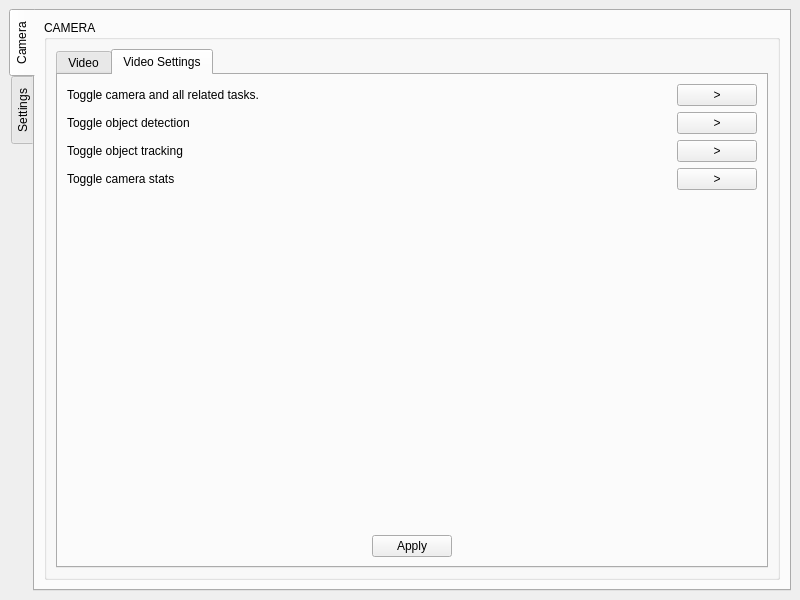
<?xml version="1.0" encoding="UTF-8"?>
<ui version="4.0">
 <class>MainWindow</class>
 <widget class="QMainWindow" name="MainWindow">
  <property name="geometry">
   <rect>
    <x>0</x>
    <y>0</y>
    <width>800</width>
    <height>600</height>
   </rect>
  </property>
  <property name="windowTitle">
   <string>MainWindow</string>
  </property>
  <widget class="QWidget" name="centralwidget">
   <layout class="QGridLayout" name="gridLayout">
    <item row="0" column="0">
     <widget class="QTabWidget" name="tabWidget">
      <property name="tabPosition">
       <enum>QTabWidget::West</enum>
      </property>
      <property name="currentIndex">
       <number>0</number>
      </property>
      <widget class="QWidget" name="tab_camera">
       <attribute name="title">
        <string>Camera</string>
       </attribute>
       <layout class="QGridLayout" name="gridLayout_2">
        <item row="0" column="0">
         <widget class="QGroupBox" name="groupBox">
          <property name="title">
           <string>CAMERA</string>
          </property>
          <layout class="QGridLayout" name="gridLayout_3">
           <item row="1" column="0">
            <widget class="QTabWidget" name="camera_tabs">
             <property name="currentIndex">
              <number>1</number>
             </property>
             <widget class="QWidget" name="camera_tab_1">
              <attribute name="title">
               <string>Video</string>
              </attribute>
              <layout class="QGridLayout" name="gridLayout_4">
               <item row="0" column="0">
                <layout class="QVBoxLayout" name="verticalLayout_4">
                 <item>
                  <widget class="QLabel" name="video_output_label">
                   <property name="sizePolicy">
                    <sizepolicy hsizetype="Expanding" vsizetype="Expanding">
                     <horstretch>0</horstretch>
                     <verstretch>0</verstretch>
                    </sizepolicy>
                   </property>
                   <property name="text">
                    <string/>
                   </property>
                  </widget>
                 </item>
                 <item>
                  <spacer name="verticalSpacer_2">
                   <property name="orientation">
                    <enum>Qt::Vertical</enum>
                   </property>
                   <property name="sizeType">
                    <enum>QSizePolicy::Minimum</enum>
                   </property>
                   <property name="sizeHint" stdset="0">
                    <size>
                     <width>20</width>
                     <height>40</height>
                    </size>
                   </property>
                  </spacer>
                 </item>
                 <item>
                  <layout class="QHBoxLayout" name="horizontalLayout_4">
                   <item>
                    <layout class="QVBoxLayout" name="verticalLayout_3">
                     <item>
                      <widget class="QLabel" name="compute_time_info_label">
                       <property name="text">
                        <string>Compute Time (us):</string>
                       </property>
                      </widget>
                     </item>
                     <item>
                      <widget class="QLabel" name="compute_time_label">
                       <property name="text">
                        <string>0</string>
                       </property>
                      </widget>
                     </item>
                    </layout>
                   </item>
                   <item>
                    <layout class="QVBoxLayout" name="verticalLayout">
                     <item>
                      <widget class="QLabel" name="people_inside_info_label">
                       <property name="text">
                        <string>People Inside:</string>
                       </property>
                      </widget>
                     </item>
                     <item>
                      <widget class="QLabel" name="people_inside_label">
                       <property name="text">
                        <string>0</string>
                       </property>
                      </widget>
                     </item>
                    </layout>
                   </item>
                   <item>
                    <layout class="QVBoxLayout" name="verticalLayout_2">
                     <item>
                      <widget class="QLabel" name="people_total_info_label">
                       <property name="text">
                        <string>People Total:</string>
                       </property>
                      </widget>
                     </item>
                     <item>
                      <widget class="QLabel" name="people_total_label">
                       <property name="text">
                        <string>0</string>
                       </property>
                      </widget>
                     </item>
                    </layout>
                   </item>
                  </layout>
                 </item>
                </layout>
               </item>
              </layout>
             </widget>
             <widget class="QWidget" name="camera_tab_2">
              <attribute name="title">
               <string>Video Settings</string>
              </attribute>
              <layout class="QGridLayout" name="gridLayout_5">
               <item row="0" column="0">
                <layout class="QHBoxLayout" name="horizontalLayout_2">
                 <item>
                  <widget class="QLabel" name="info_run">
                   <property name="text">
                    <string>Toggle camera and all related tasks.</string>
                   </property>
                  </widget>
                 </item>
                 <item>
                  <spacer name="horizontalSpacer">
                   <property name="orientation">
                    <enum>Qt::Horizontal</enum>
                   </property>
                   <property name="sizeHint" stdset="0">
                    <size>
                     <width>281</width>
                     <height>20</height>
                    </size>
                   </property>
                  </spacer>
                 </item>
                 <item>
                  <widget class="QPushButton" name="camera_run_button">
                   <property name="text">
                    <string>&gt;</string>
                   </property>
                  </widget>
                 </item>
                </layout>
               </item>
               <item row="1" column="0">
                <layout class="QHBoxLayout" name="horizontalLayout_6">
                 <item>
                  <widget class="QLabel" name="info_ai">
                   <property name="text">
                    <string>Toggle object detection</string>
                   </property>
                  </widget>
                 </item>
                 <item>
                  <spacer name="horizontalSpacer_2">
                   <property name="orientation">
                    <enum>Qt::Horizontal</enum>
                   </property>
                   <property name="sizeHint" stdset="0">
                    <size>
                     <width>40</width>
                     <height>20</height>
                    </size>
                   </property>
                  </spacer>
                 </item>
                 <item>
                  <widget class="QPushButton" name="ai_run_button">
                   <property name="text">
                    <string>&gt;</string>
                   </property>
                  </widget>
                 </item>
                </layout>
               </item>
               <item row="2" column="0">
                <layout class="QHBoxLayout" name="horizontalLayout_3">
                 <item>
                  <widget class="QLabel" name="info_track">
                   <property name="text">
                    <string>Toggle object tracking</string>
                   </property>
                  </widget>
                 </item>
                 <item>
                  <spacer name="horizontalSpacer_3">
                   <property name="orientation">
                    <enum>Qt::Horizontal</enum>
                   </property>
                   <property name="sizeHint" stdset="0">
                    <size>
                     <width>40</width>
                     <height>20</height>
                    </size>
                   </property>
                  </spacer>
                 </item>
                 <item>
                  <widget class="QPushButton" name="tracker_button">
                   <property name="text">
                    <string>&gt;</string>
                   </property>
                  </widget>
                 </item>
                </layout>
               </item>
               <item row="3" column="0">
                <layout class="QHBoxLayout" name="horizontalLayout_5">
                 <item>
                  <widget class="QLabel" name="info_run_2">
                   <property name="text">
                    <string>Toggle camera stats</string>
                   </property>
                  </widget>
                 </item>
                 <item>
                  <spacer name="horizontalSpacer_4">
                   <property name="orientation">
                    <enum>Qt::Horizontal</enum>
                   </property>
                   <property name="sizeHint" stdset="0">
                    <size>
                     <width>40</width>
                     <height>20</height>
                    </size>
                   </property>
                  </spacer>
                 </item>
                 <item>
                  <widget class="QPushButton" name="camera_run_button_2">
                   <property name="text">
                    <string>&gt;</string>
                   </property>
                  </widget>
                 </item>
                </layout>
               </item>
               <item row="4" column="0">
                <spacer name="verticalSpacer">
                 <property name="orientation">
                  <enum>Qt::Vertical</enum>
                 </property>
                 <property name="sizeHint" stdset="0">
                  <size>
                   <width>20</width>
                   <height>40</height>
                  </size>
                 </property>
                </spacer>
               </item>
               <item row="5" column="0">
                <layout class="QHBoxLayout" name="horizontalLayout">
                 <item>
                  <spacer name="horizontalSpacer_6">
                   <property name="orientation">
                    <enum>Qt::Horizontal</enum>
                   </property>
                   <property name="sizeHint" stdset="0">
                    <size>
                     <width>40</width>
                     <height>20</height>
                    </size>
                   </property>
                  </spacer>
                 </item>
                 <item>
                  <widget class="QPushButton" name="apply_camera_settings_button">
                   <property name="text">
                    <string>Apply</string>
                   </property>
                  </widget>
                 </item>
                 <item>
                  <spacer name="horizontalSpacer_5">
                   <property name="orientation">
                    <enum>Qt::Horizontal</enum>
                   </property>
                   <property name="sizeHint" stdset="0">
                    <size>
                     <width>40</width>
                     <height>20</height>
                    </size>
                   </property>
                  </spacer>
                 </item>
                </layout>
               </item>
              </layout>
             </widget>
            </widget>
           </item>
          </layout>
         </widget>
        </item>
       </layout>
      </widget>
      <widget class="QWidget" name="tab_settings">
       <attribute name="title">
        <string>Settings</string>
       </attribute>
      </widget>
     </widget>
    </item>
   </layout>
  </widget>
 </widget>
 <resources/>
 <connections/>
</ui>
